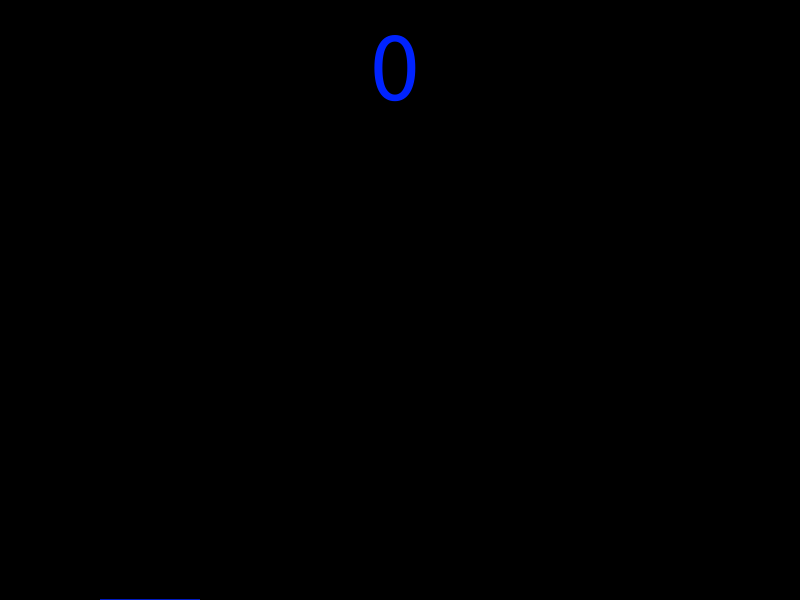
Frame 1 (no input)
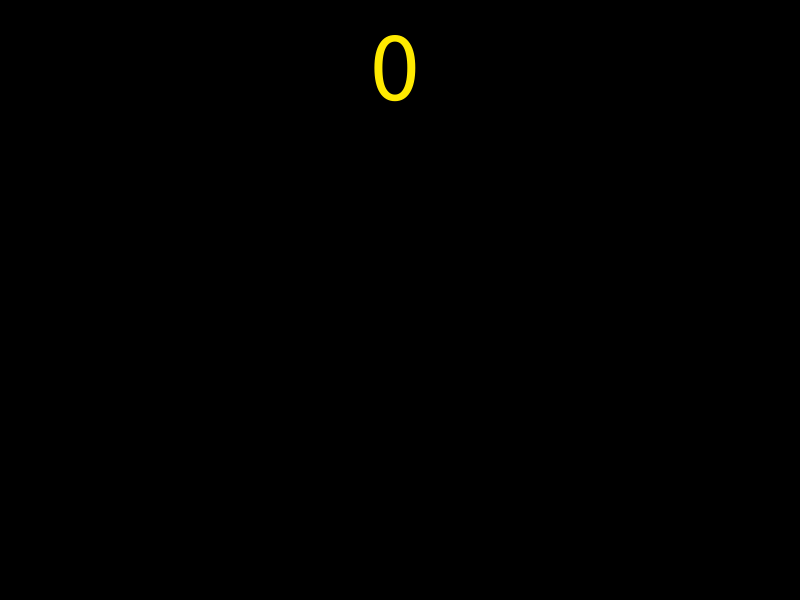
Frame 60 (the mouse pressed at the canvas centre just before this capture)
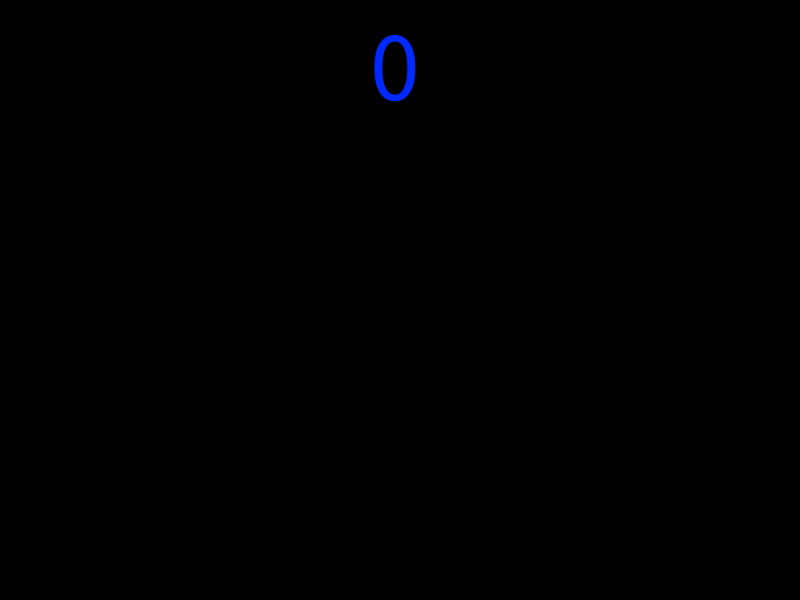
Frame 120 (the mouse held since frame 60 and released just before this capture)

The Processing sketch that drew these frames (run headless with seeded random() and noise(); from frame 60 on, the mouse is pressed at the canvas centre):

// Processing sketch: flappy_01_01
// ── flappy_01_01.pde

int score=0;
float position=displayHeight/2;
float gravity=-1;
float altura;
void gameReset() {
  score=0;
  gravity=-1;
  position=displayHeight/2;
}
void setup() {
  //  fullScreen();
  size(800, 600);
  colorMode(HSB);
  noStroke();
  textSize(100);
}
void draw() {
  altura=map(position, 0, displayHeight, 0.5, 0);
  // background(int(random(255)),255,255);
  background(0);
  gravity=gravity+altura;
  position=position+gravity;
  fill(int(random(255)), 255, 255);
  rect(100, position, 100, 100);
  text(score, width/2-30*String.valueOf(score).length(), 100);
}
void mousePressed() {
  gravity=-10;
}
void keyPressed() {
  score=score+1;
}
